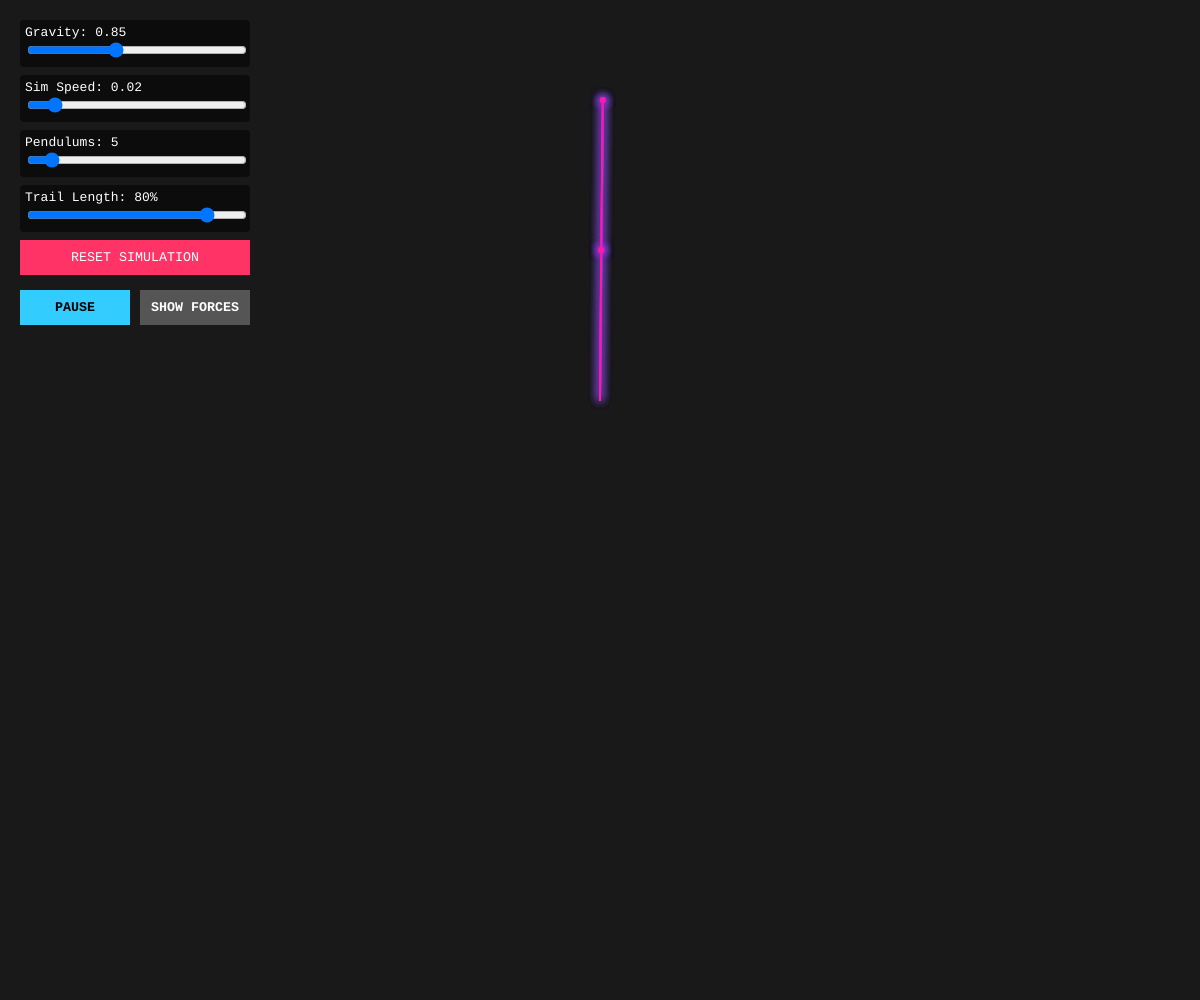
Frame 1 (no input)
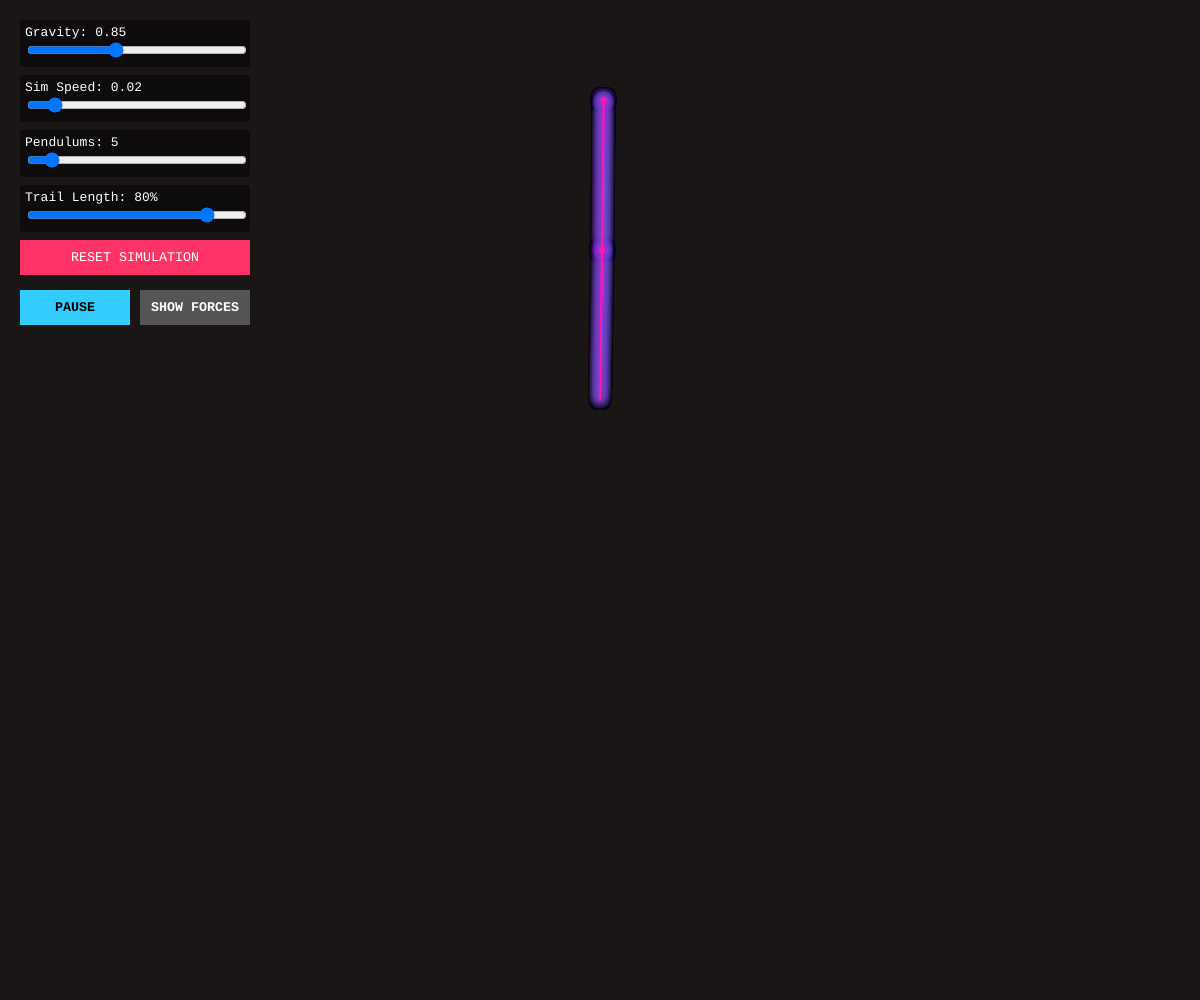
Frame 60 (no input)
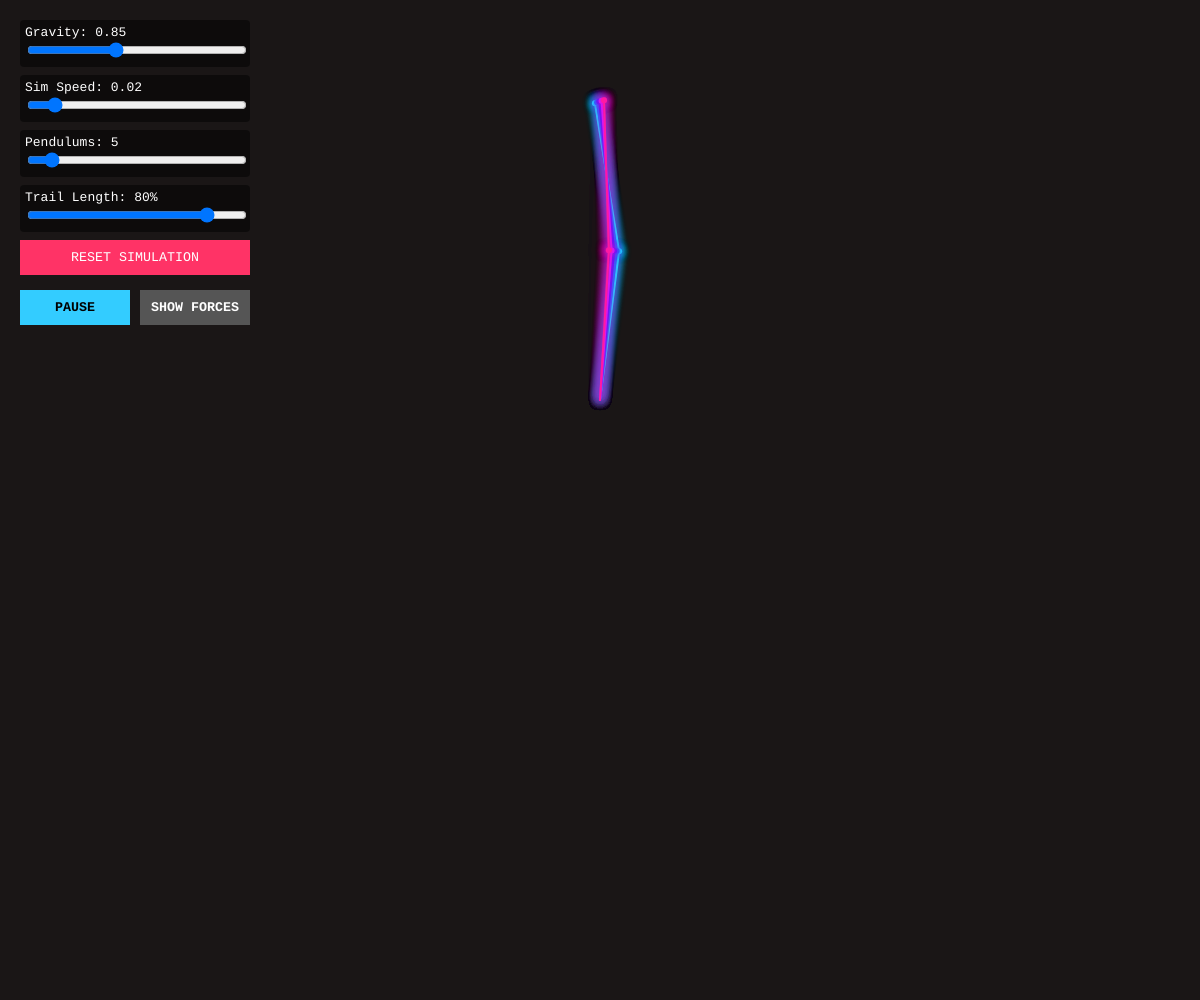
Frame 120 (the mouse pressed at the canvas centre since frame 60)

The p5.js sketch that drew these frames (run headless with seeded random() and noise() and a simulated clock; from frame 60 on, the mouse is pressed at the canvas centre):

// p5.js sketch
// ── sketch.js
/**
 * Interactive Double Compound Pendulum Simulation
 *
 * Demonstrates chaotic motion with adjustable parameters.
 * - Uses Runge-Kutta 4 (RK4) integration.
 * - UI controls for Gravity, Simulation Speed, Chaos Factor (Count), Trail.
 * - Added: Pause/Play and Force Visualization.
 */

let pendulums = [];
let canvas;

// UI Elements
let sliders = {};
let labels = {};
let resetButton;
let pauseButton;
let forceCheckbox;

// State
let isPaused = false;
let showForces = false;

// Configuration Constants
const ROD_LENGTH = 150;

function setup() {
  canvas = createCanvas(windowWidth, windowHeight);
  colorMode(HSB, 360, 100, 100, 100);

  createInterface();
  resetSimulation();
}

function draw() {
  // Trail Effect: Draw background with opacity controlled by slider
  noStroke();
  let trailAlpha = sliders.trail.value();
  // If paused, we don't want the trail to fade out the drawing completely if we aren't moving,
  // but usually trails fade over time. We'll keep the fade active.
  fill(10, 10, 10, 100 - trailAlpha);
  rect(0, 0, width, height);

  // Update Labels
  updateLabels();

  // Centering
  translate(width / 2, height / 2.5);

  let g = sliders.gravity.value();
  let dt = sliders.speed.value();

  // Global Glow effect
  drawingContext.shadowBlur = 10;

  // Physics and Drawing
  for (let p of pendulums) {
    if (!isPaused) {
      p.update(g, dt);
    }
    // Calculate instantaneous forces (acceleration) for visualization if needed
    // We pass 'g' to display to calculate forces on the fly for the current frame
    p.display(g);
  }

  drawingContext.shadowBlur = 0;
}

function createInterface() {
  let uiX = 20;
  let uiY = 20;
  let gap = 35;

  // Helper to create labelled slider
  const createControl = (name, min, max, val, step, labelFunc) => {
    let div = createDiv('');
    div.position(uiX, uiY);
    div.style('font-family', 'monospace');
    div.style('color', '#fff');
    div.style('background', 'rgba(0,0,0,0.5)');
    div.style('padding', '5px');
    div.style('border-radius', '4px');
    div.style('width', '220px');

    let lab = createSpan(name);
    lab.parent(div);

    let slid = createSlider(min, max, val, step);
    slid.parent(div);
    slid.style('width', '100%');

    sliders[name.toLowerCase().split(' ')[0]] = slid;
    labels[name.toLowerCase().split(' ')[0]] = { span: lab, func: labelFunc };

    uiY += gap + 20;
  };

  createControl('Gravity', 0.1, 2.0, 0.85, 0.01, v => `Gravity: ${v.toFixed(2)}`);
  createControl('Speed (dt)', 0.0001, 0.2, 0.02, 0.01, v => `Sim Speed: ${v.toFixed(2)}`);
  createControl('Count', 1, 50, 5, 1, v => `Pendulums: ${v}`);
  createControl('Trail', 0, 95, 80, 1, v => `Trail Length: ${v}%`);

  // Reset Button
  resetButton = createButton('RESET SIMULATION');
  resetButton.position(uiX, uiY);
  resetButton.mousePressed(resetSimulation);
  resetButton.style('width', '230px');
  resetButton.style('padding', '10px');
  resetButton.style('background', '#ff3366');
  resetButton.style('color', 'white');
  resetButton.style('border', 'none');
  resetButton.style('font-family', 'monospace');
  resetButton.style('cursor', 'pointer');
  resetButton.style('margin-bottom', '10px');

  uiY += 50;

  // Pause Button
  pauseButton = createButton('PAUSE');
  pauseButton.position(uiX, uiY);
  pauseButton.mousePressed(togglePause);
  pauseButton.style('width', '110px');
  pauseButton.style('padding', '10px');
  pauseButton.style('background', '#33ccff');
  pauseButton.style('color', 'black');
  pauseButton.style('border', 'none');
  pauseButton.style('font-family', 'monospace');
  pauseButton.style('cursor', 'pointer');
  pauseButton.style('font-weight', 'bold');

  // Force Toggle
  // Using a button that acts as a toggle for better styling consistency
  let forceBtn = createButton('SHOW FORCES');
  forceBtn.position(uiX + 120, uiY);
  forceBtn.mousePressed(() => {
    showForces = !showForces;
    forceBtn.style('background', showForces ? '#33ff99' : '#555');
    forceBtn.style('color', showForces ? 'black' : 'white');
  });
  forceBtn.style('width', '110px');
  forceBtn.style('padding', '10px');
  forceBtn.style('background', '#555');
  forceBtn.style('color', 'white');
  forceBtn.style('border', 'none');
  forceBtn.style('font-family', 'monospace');
  forceBtn.style('cursor', 'pointer');
  forceBtn.style('font-weight', 'bold');
}

function togglePause() {
  isPaused = !isPaused;
  if (isPaused) {
    pauseButton.html('PLAY');
    pauseButton.style('background', '#ff9933');
  } else {
    pauseButton.html('PAUSE');
    pauseButton.style('background', '#33ccff');
  }
}

function updateLabels() {
  for (let key in labels) {
    let val = sliders[key].value();
    labels[key].span.html(labels[key].func(val));
  }
}

function resetSimulation() {
  pendulums = [];
  let count = sliders.count.value();

  // Start inverted (high energy)
  let baseTheta1 = PI - 0.01;
  let baseTheta2 = PI - 0.01;

  for (let i = 0; i < count; i++) {
    // Minute differences in initial angle to show chaos
    let offset = i * 0.0005;

    // Color gradient
    let hue = map(i, 0, count, 180, 360) % 360;
    let col = color(hue, 90, 100);

    pendulums.push(new DoublePendulum(baseTheta1 + offset, baseTheta2, col));
  }

  background(10);
}

function windowResized() {
  resizeCanvas(windowWidth, windowHeight);
  background(10);
}

class DoublePendulum {
  constructor(theta1, theta2, col) {
    this.theta1 = theta1;
    this.theta2 = theta2;
    this.omega1 = 0;
    this.omega2 = 0;
    this.color = col;
  }

  /**
   * Lagrangian derivatives
   * M = Mass Matrix, C = Coriolis/Gravity forces
   */
  getDerivatives(t1, t2, w1, w2, g) {
    const delta = t1 - t2;
    const sinD = Math.sin(delta);
    const cosD = Math.cos(delta);
    const sinT1 = Math.sin(t1);
    const sinT2 = Math.sin(t2);

    // Mass Matrix coefficients (assuming m1=m2=1, L1=L2=1 for physics calc)
    // For compound pendulums (rods):
    const m11 = 4.0 / 3.0;
    const m12 = 0.5 * cosD;
    const m21 = m12;
    const m22 = 1.0 / 3.0;

    // Forces
    const rhs1 = -(0.5 * w2 * w2 * sinD + 1.5 * g * sinT1);
    const rhs2 = -(-0.5 * w1 * w1 * sinD + 0.5 * g * sinT2);

    const det = m11 * m22 - m12 * m21;

    const alpha1 = (m22 * rhs1 - m12 * rhs2) / det;
    const alpha2 = (-m21 * rhs1 + m11 * rhs2) / det;

    return { dt1: w1, dt2: w2, dw1: alpha1, dw2: alpha2 };
  }

  update(g, dt) {
    let k1 = this.getDerivatives(this.theta1, this.theta2, this.omega1, this.omega2, g);

    let k2 = this.getDerivatives(
      this.theta1 + k1.dt1 * dt * 0.5,
      this.theta2 + k1.dt2 * dt * 0.5,
      this.omega1 + k1.dw1 * dt * 0.5,
      this.omega2 + k1.dw2 * dt * 0.5,
      g
    );

    let k3 = this.getDerivatives(
      this.theta1 + k2.dt1 * dt * 0.5,
      this.theta2 + k2.dt2 * dt * 0.5,
      this.omega1 + k2.dw1 * dt * 0.5,
      this.omega2 + k2.dw2 * dt * 0.5,
      g
    );

    let k4 = this.getDerivatives(
      this.theta1 + k3.dt1 * dt,
      this.theta2 + k3.dt2 * dt,
      this.omega1 + k3.dw1 * dt,
      this.omega2 + k3.dw2 * dt,
      g
    );

    this.theta1 += (dt / 6.0) * (k1.dt1 + 2*k2.dt1 + 2*k3.dt1 + k4.dt1);
    this.theta2 += (dt / 6.0) * (k1.dt2 + 2*k2.dt2 + 2*k3.dt2 + k4.dt2);
    this.omega1 += (dt / 6.0) * (k1.dw1 + 2*k2.dw1 + 2*k3.dw1 + k4.dw1);
    this.omega2 += (dt / 6.0) * (k1.dw2 + 2*k2.dw2 + 2*k3.dw2 + k4.dw2);
  }

  display(g) {
    let x1 = ROD_LENGTH * Math.sin(this.theta1);
    let y1 = ROD_LENGTH * Math.cos(this.theta1);

    let x2 = x1 + ROD_LENGTH * Math.sin(this.theta2);
    let y2 = y1 + ROD_LENGTH * Math.cos(this.theta2);

    drawingContext.shadowColor = this.color;

    stroke(this.color);
    strokeWeight(2);

    // Draw Rods
    line(0, 0, x1, y1);
    line(x1, y1, x2, y2);

    // Draw Mass Points
    noStroke();
    fill(this.color);
    ellipse(x1, y1, 6, 6);
    ellipse(x2, y2, 6, 6);

    // Force Visualization
    if (showForces) {
      // Calculate instantaneous acceleration (force proxy)
      let derivs = this.getDerivatives(this.theta1, this.theta2, this.omega1, this.omega2, g);

      // Visualizing Tangential Forces (Acceleration vectors)
      // The acceleration is perpendicular to the rod
      const scaleFactor = 4000; // Scale small alpha values for visibility

      strokeWeight(1);

      // Force on Bob 1
      push();
      translate(x1, y1);
      rotate(this.theta1 + HALF_PI); // Tangent direction
      stroke(255, 200);
      // Draw line proportional to angular acceleration
      line(0, 0, derivs.dw1 * scaleFactor, 0);
      // Arrowhead
      if (Math.abs(derivs.dw1) > 0.001) {
        translate(derivs.dw1 * scaleFactor, 0);
        let arrowSize = 3;
        let dir = derivs.dw1 > 0 ? -1 : 1;
        line(0, 0, arrowSize * dir, -arrowSize);
        line(0, 0, arrowSize * dir, arrowSize);
      }
      pop();

      // Force on Bob 2
      push();
      translate(x2, y2);
      rotate(this.theta2 + HALF_PI); // Tangent direction
      stroke(255, 200);
      line(0, 0, derivs.dw2 * scaleFactor, 0);
      if (Math.abs(derivs.dw2) > 0.001) {
        translate(derivs.dw2 * scaleFactor, 0);
        let arrowSize = 3;
        let dir = derivs.dw2 > 0 ? -1 : 1;
        line(0, 0, arrowSize * dir, -arrowSize);
        line(0, 0, arrowSize * dir, arrowSize);
      }
      pop();
    }
  }
}
